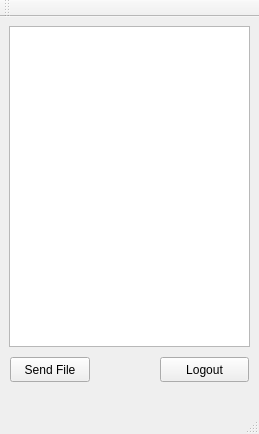
<?xml version="1.0" encoding="UTF-8"?>
<ui version="4.0">
 <class>MainWindow</class>
 <widget class="QMainWindow" name="MainWindow">
  <property name="geometry">
   <rect>
    <x>0</x>
    <y>0</y>
    <width>259</width>
    <height>434</height>
   </rect>
  </property>
  <property name="windowTitle">
   <string>MainWindow</string>
  </property>
  <widget class="QWidget" name="centralWidget">
   <widget class="QListWidget" name="friendlist">
    <property name="geometry">
     <rect>
      <x>9</x>
      <y>9</y>
      <width>241</width>
      <height>321</height>
     </rect>
    </property>
   </widget>
   <widget class="QPushButton" name="sendFileButton">
    <property name="geometry">
     <rect>
      <x>10</x>
      <y>340</y>
      <width>80</width>
      <height>25</height>
     </rect>
    </property>
    <property name="text">
     <string>Send File</string>
    </property>
   </widget>
   <widget class="QPushButton" name="logoutButton">
    <property name="geometry">
     <rect>
      <x>160</x>
      <y>340</y>
      <width>89</width>
      <height>25</height>
     </rect>
    </property>
    <property name="text">
     <string>Logout</string>
    </property>
   </widget>
  </widget>
  <widget class="QMenuBar" name="menuBar">
   <property name="geometry">
    <rect>
     <x>0</x>
     <y>0</y>
     <width>259</width>
     <height>25</height>
    </rect>
   </property>
  </widget>
  <widget class="QToolBar" name="mainToolBar">
   <attribute name="toolBarArea">
    <enum>TopToolBarArea</enum>
   </attribute>
   <attribute name="toolBarBreak">
    <bool>false</bool>
   </attribute>
  </widget>
  <widget class="QStatusBar" name="statusBar"/>
 </widget>
 <layoutdefault spacing="6" margin="11"/>
 <resources/>
 <connections/>
</ui>
